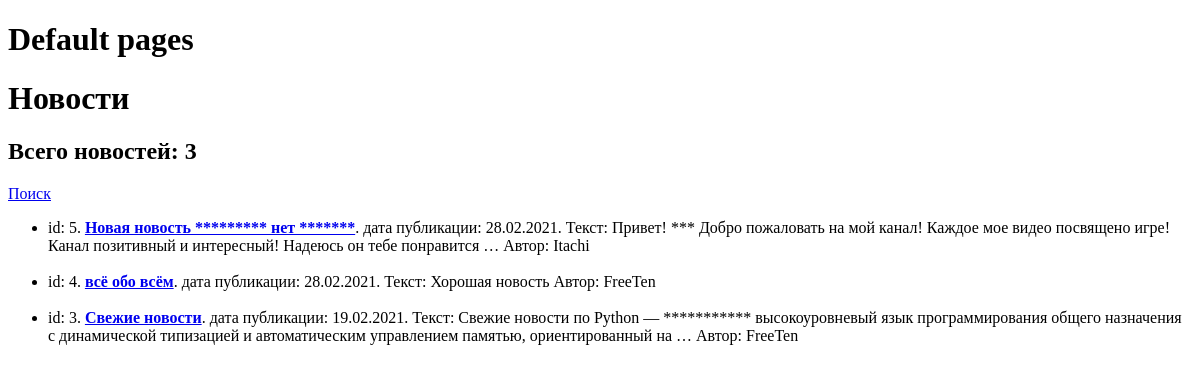
The page /news/ on the database as committed earlier.
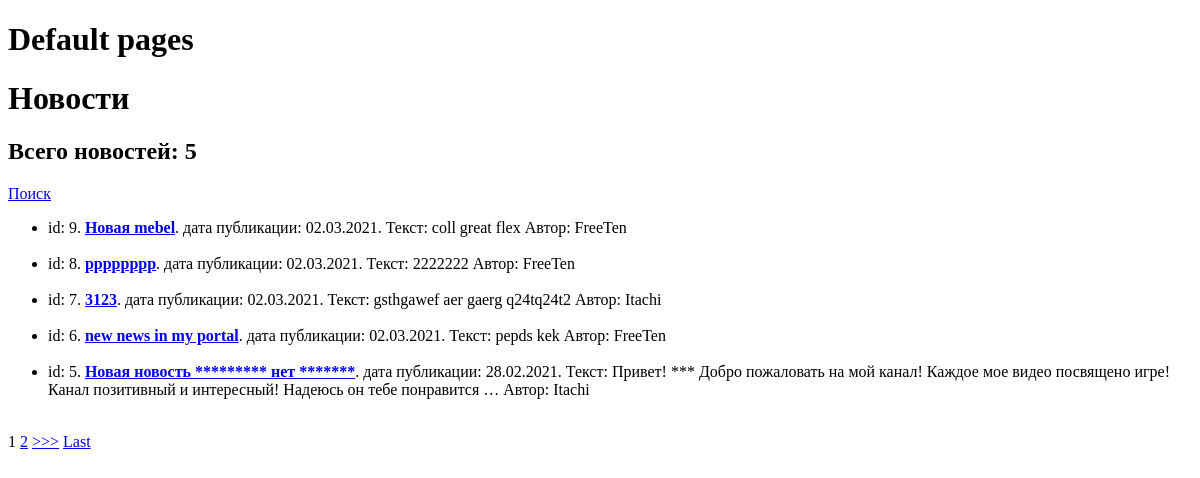
The same page on the database as committed later.
### NewsPaper/models.py (models this page shows, shortened)
class Post(models.Model):
    state = 'ST'
    news = 'NE'
    FIELD = [
        (state, 'Статья'),
        (news, 'Новость')
    ]
    type = models.CharField(max_length=2, choices=FIELD)
    post_date_creation = models.DateTimeField(auto_now_add=True)
    post_heading = models.CharField(max_length=255)
    post_text = models.TextField()
    post_rating = models.IntegerField(default=0)
    author = models.ForeignKey(Author, on_delete=models.CASCADE)
    category = models.ManyToManyField(Category, through='PostCategory')

class Author(models.Model):
    user = models.ForeignKey(User, on_delete=models.CASCADE)
    author_rating = models.IntegerField(default=0)

### NewsPaper/views.py (the view)
# urls.py: path('', NewsList.as_view()),
class NewsList(ListView):
    model = Post
    template_name = 'news.html'
    context_object_name = 'news'
    queryset = Post.objects.filter(type='NE').order_by('-post_date_creation')
    paginate_by = 5

### NewsPaper/templatetags/my_filters.py (called while the page is built)
@register.filter(name='censor')
def censor(value):
    if isinstance(value, str):
        censor_words = ['плохоеслово', 'компостер', 'гадость', 'лох']
        split_string = value.split()
        for word in censor_words:
            if word in split_string:
                for j in range(len(split_string)):
                    if word == split_string[j]:
                        split_string[j] = '*' * len(split_string[j])
        return ' '.join(split_string)
    else:
        raise ValueError(f'Ошибка: значение должно быть строкой')

### templates/news.html (shortened to what this page needs)
{% extends 'default.html' %}
{% load my_filters %}
{% block content %}
    <h1>Новости</h1>
    <h2>Всего новостей: {{ news|length }}</h2>
    <div><a href="/news/search">Поиск</a></div>
        <ul>
            {% for single_news in news %}
                <li>id: {{ single_news.id }}. <b><a href="/news/{{ single_news.id }}">{{ single_news.post_heading|censor }}</a></b>. дата публикации: {{ single_news.post_date_creation|date:'d.m.Y' }}. Текст: {{ single_news.post_text|truncatewords:20|censor }} Автор: {{ single_news.author.user }}</li>
                <br>
            {% endfor %}
        </ul>
    {% if is_paginated %}
            {% for num in page_obj.paginator.page_range %}
                {% if page_obj.number == num %}
                    <a>{{ num }}</a>
                {% elif num > page_obj.number|add:'-3' and num < page_obj.number|add:'3' %}
                    <a href="?page={{ num }}">{{ num }}</a>
                {% endif %}
            {% endfor %}
            {% if page_obj.has_next %}
                <a href="?page={{ page_obj.next_page_number }}">>>></a>
                <a href="?page={{ page_obj.paginator.num_pages }}">Last</a>
            {% endif %}
        {% endif %}
{% endblock content %}

Rows that differ between the two databases and show on the page:
no longer on this page (row unchanged): Post: id "4", post_heading|censor "всё обо всём", post_date_creation "28.02.2021", post_text|censor "Хорошая новость", author.user "FreeTen"
no longer on this page (row unchanged): Post: id "3", post_heading|censor "Свежие новости", post_date_creation "19.02.2021", post_text|censor "Свежие новости по Python — *********** высокоуровневый язык программирования общего назначения с динамической типизацией и автоматическим управлением памятью, ориентированный на …", author.user "FreeTen"
added Post: id "9", post_heading|censor "Новая mebel", post_date_creation "02.03.2021", post_text|censor "coll great flex", author.user "FreeTen"
added Post: id "8", post_heading|censor "pppppppp", post_date_creation "02.03.2021", post_text|censor "2222222", author.user "FreeTen"
added Post: id "7", post_heading|censor "3123", post_date_creation "02.03.2021", post_text|censor "gsthgawef aer gaerg q24tq24t2", author.user "Itachi"
added Post: id "6", post_heading|censor "new news in my portal", post_date_creation "02.03.2021", post_text|censor "pepds kek", author.user "FreeTen"
Other text that changed with them:
{{ news|length }}: "3" → "5"
new list line: "1"
new list line: "2"
text now shown: ">>> Last"
